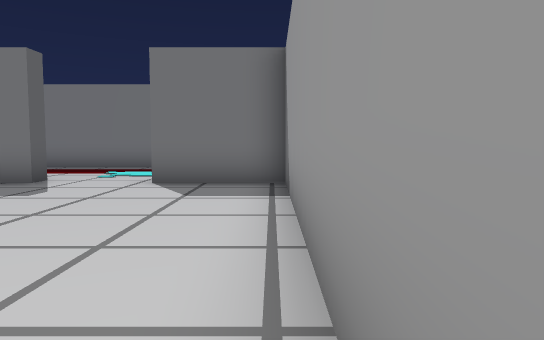
[1] (above)

24 first-person views from a walk through a Unity game level. The camera is 1.5 m above the floor, tilts 4° down and sees 70° across. The floor is counted in squares, 2 m on a side. Each view is taken from the middle of a square. On the plan, view 1 faces up. The plan holds only what a view shows up to about 12 squares ahead; the rest is blank. The place goes on beyond the plan. Some surface patterns are stand-ins.

[2]
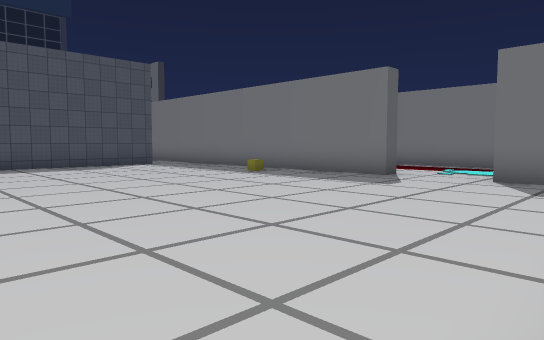

[3]
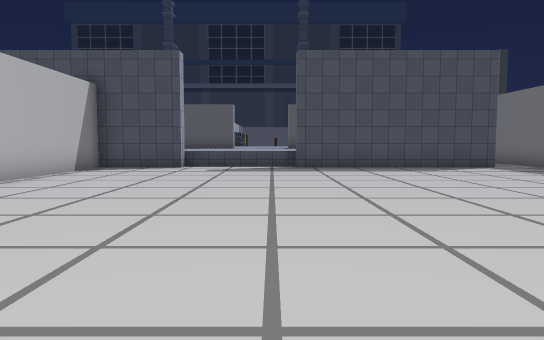

[4]
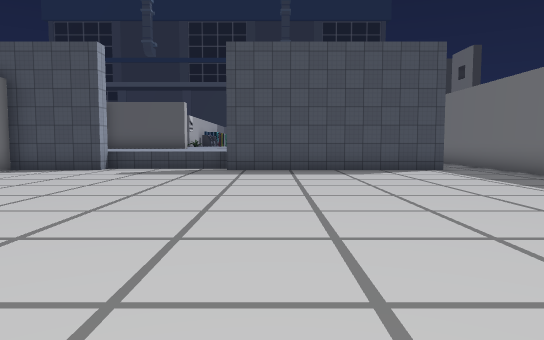

[5]
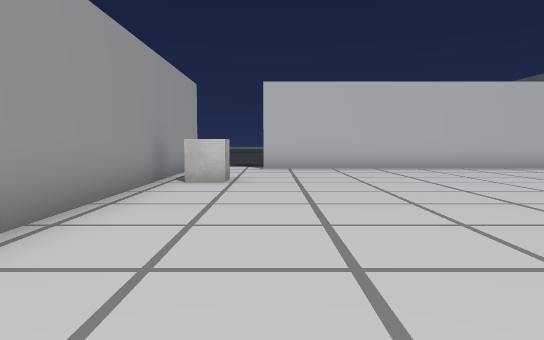

[6]
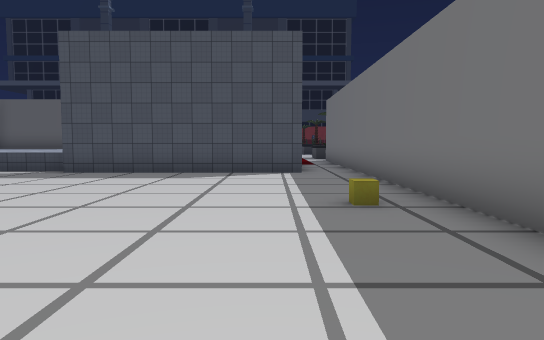

[7]
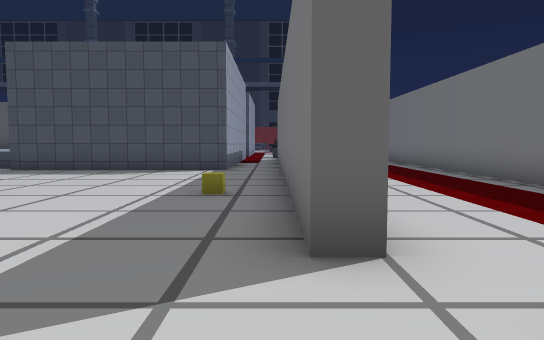

[8]
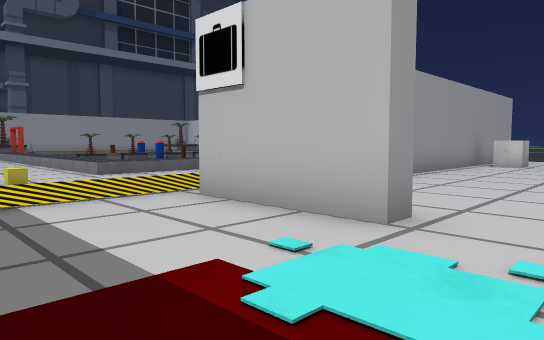

[9]
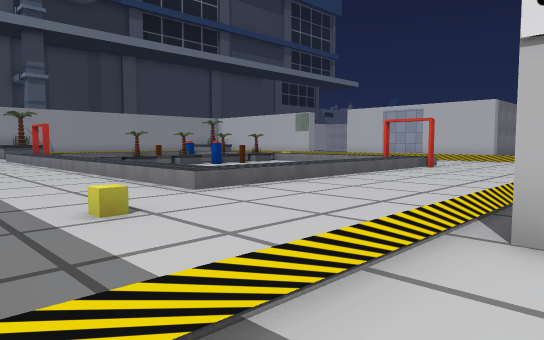

[10]
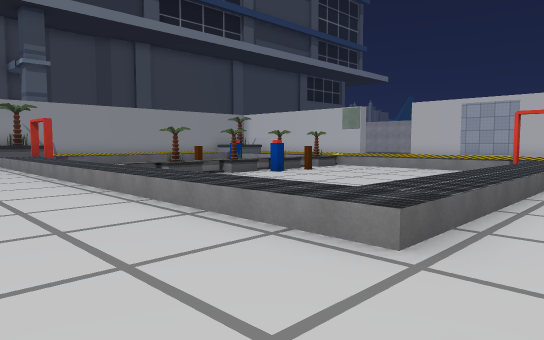

[11]
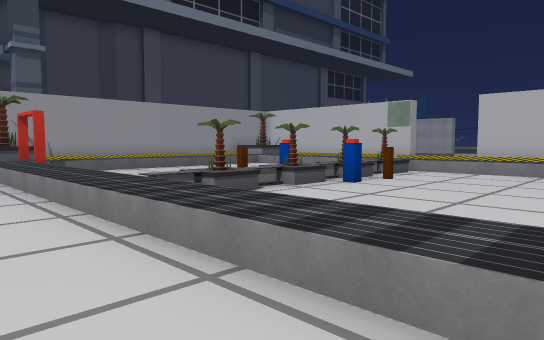

[12]
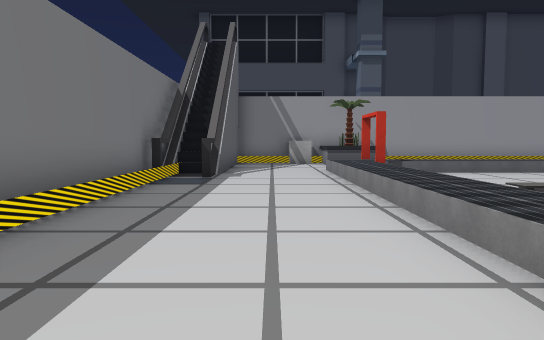

[13]
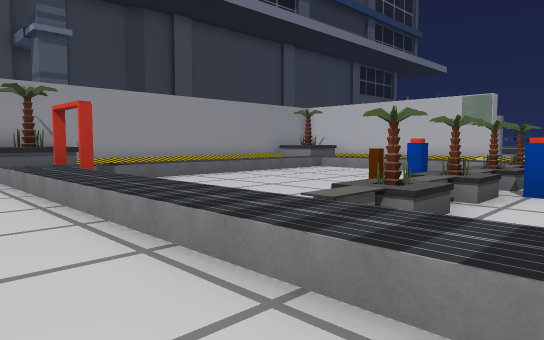

[14]
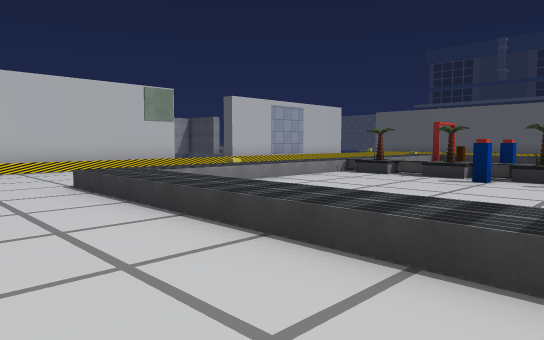

[15]
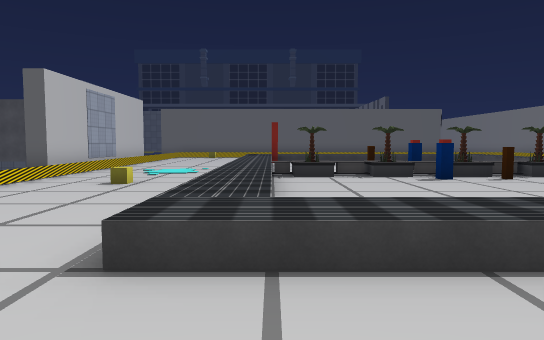

[16]
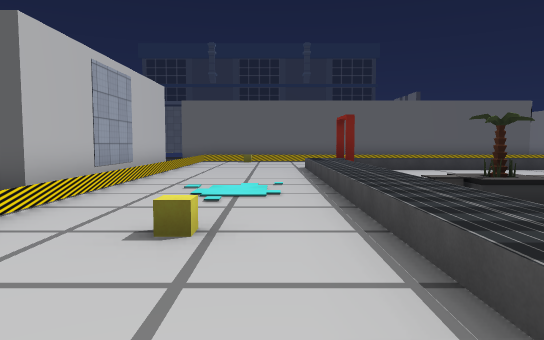

[17]
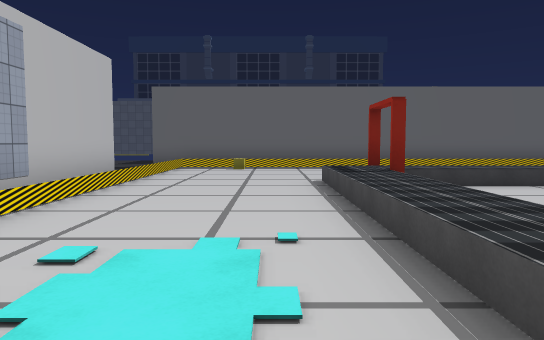

[18]
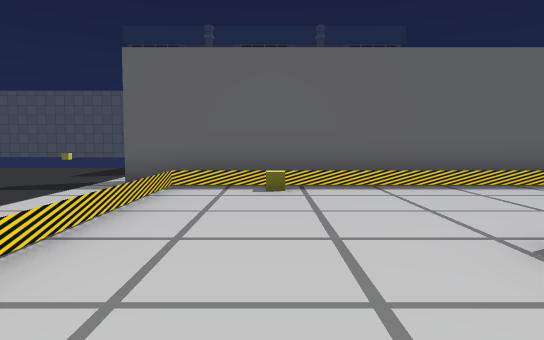

[19]
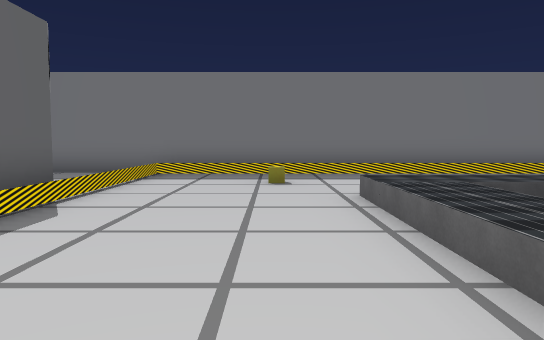

[20]
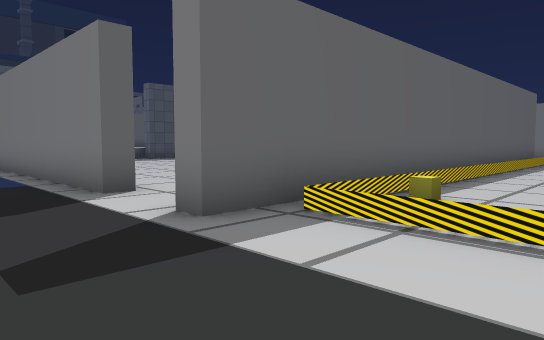

[21]
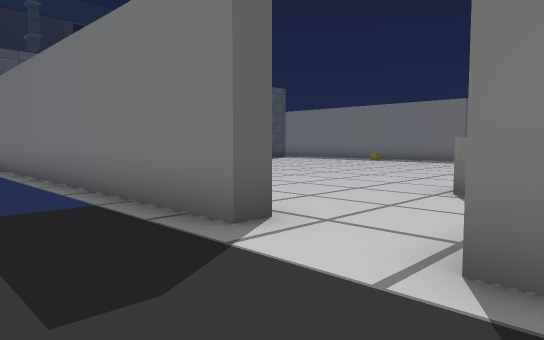

[22]
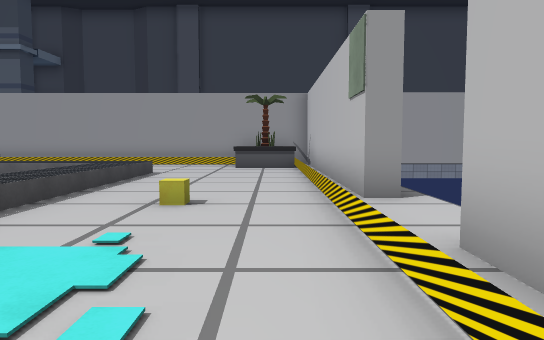

[23]
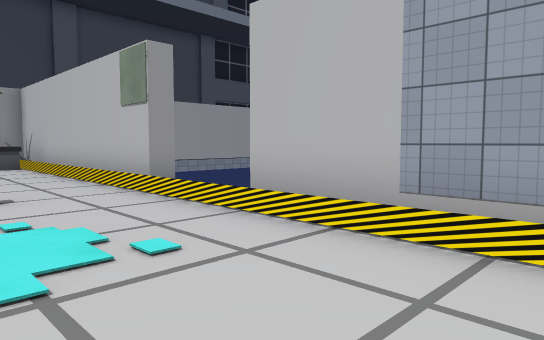

[24]
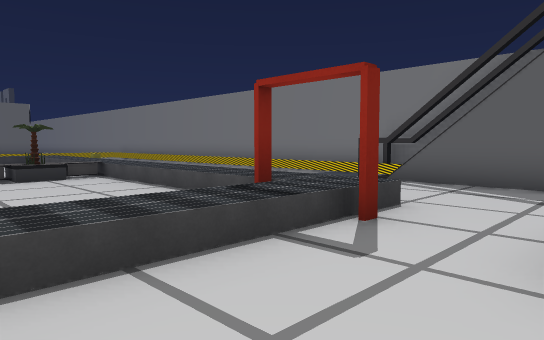

### Floor plan
Key: @ floor where view 1 was taken; # wall or solid block; . floor; / step, stairs or slope; ^ raised ledge; O other object.
Columns run from 15 left of view 1 to 21 right of it. Each row starts with its distance up from view 1.
 12  ##################################
 11  ................................///
 10   ..............................#...
  9      ..............O................
  8 ###########..###....................
  7 ...............##....^^^^^^^^^^^^^^.O
  6  ##....O........#....^     O....#^^.O
  5   #.............#....^ ....O.....^^..
  4   #.............#....^.....O#....^^.
  3   #.............#....^....OOO....^^..
  2   #.............#....^....#O.....^^..
  1   #.............#....^.....O.....^^.
  0   #............@#....^.....O.....^^.
 -1  ^^.............#...#^^^^^^O^^^^^^^..
 -2 ^^^.............#....^^^^^^^^^^^^^...
 -3 ^^^...........O.#....................
 -4  ^#.............#O...........O......O
 -5   #.............#...................O
 -6   ############..#.............#######
 -7     ................########...
 -8             .......
 -9             ...... .

Positions as (right, up) in squares from view 1, and headings:
1: (0, 0), facing up
2: (0, -1), facing up-left
3: (-1, -1), facing left
4: (-2, 1), facing left
5: (-2, 5), facing down
6: (-3, 5), facing left
7: (-2, 7), facing left
8: (-4, 11), facing down-right
9: (0, 11), facing down-right
10: (4, 10), facing down-right
11: (7, 9), facing down-right
12: (8, 9), facing right
13: (10, 9), facing down-right
14: (21, 5), facing down-left
15: (21, -1), facing left
16: (17, -3), facing left
17: (13, -3), facing left
18: (8, -4), facing left
19: (4, 2), facing up
20: (4, -9), facing up-left
21: (1, -9), facing up-left
22: (9, -5), facing right
23: (8, -3), facing down-right
24: (21, 3), facing up-left
